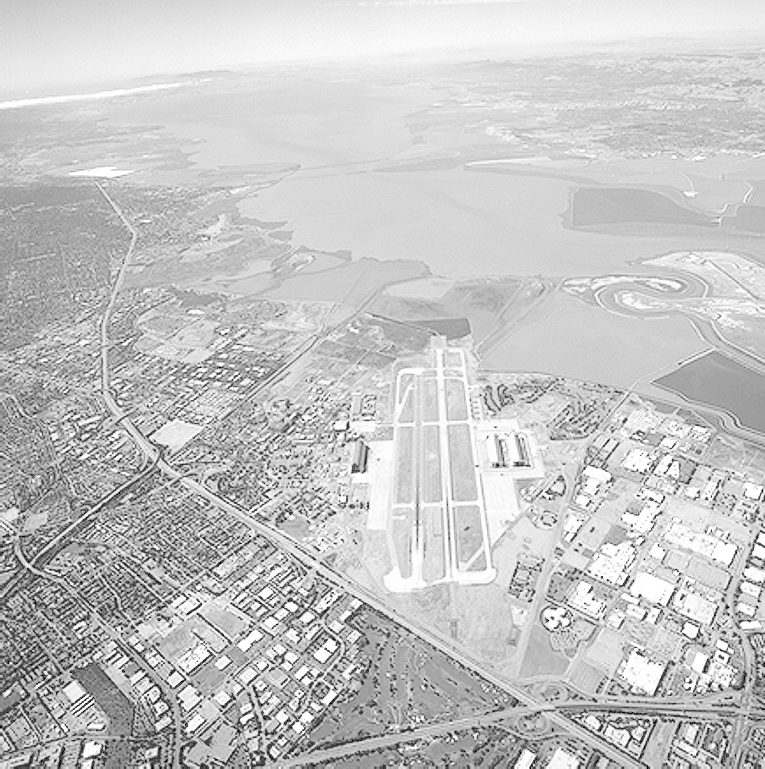
#> input picture saved_results/runway.png, 765 x 769 px
$ python question6_compute_gradients.py
#> lines starting #> are read from the running program, lines starting #| are printed output that depends on the picture; long printed decimals are rounded
import numpy as np
from PIL import Image
import cv2
import matplotlib.pyplot as plt

sigma = 2.0
size = 5
half = size // 2
x = np.arange(-half, half + 1, dtype=np.float64)
y = np.arange(-half, half + 1, dtype=np.float64)
xx, yy = np.meshgrid(x, y, indexing='xy')
G = np.exp(-(xx**2 + yy**2) / (2 * sigma**2)) / (2 * np.pi * sigma**2)
Gx = -xx / (sigma**2) * G
Gy = -yy / (sigma**2) * G

from pathlib import Path
root = Path(__file__).resolve().parent

img = Image.open(root.parent / 'saved_results' / 'runway.png').convert('L')
arr = np.asarray(img, dtype=np.float32)

grad_x = cv2.filter2D(arr, -1, Gx)
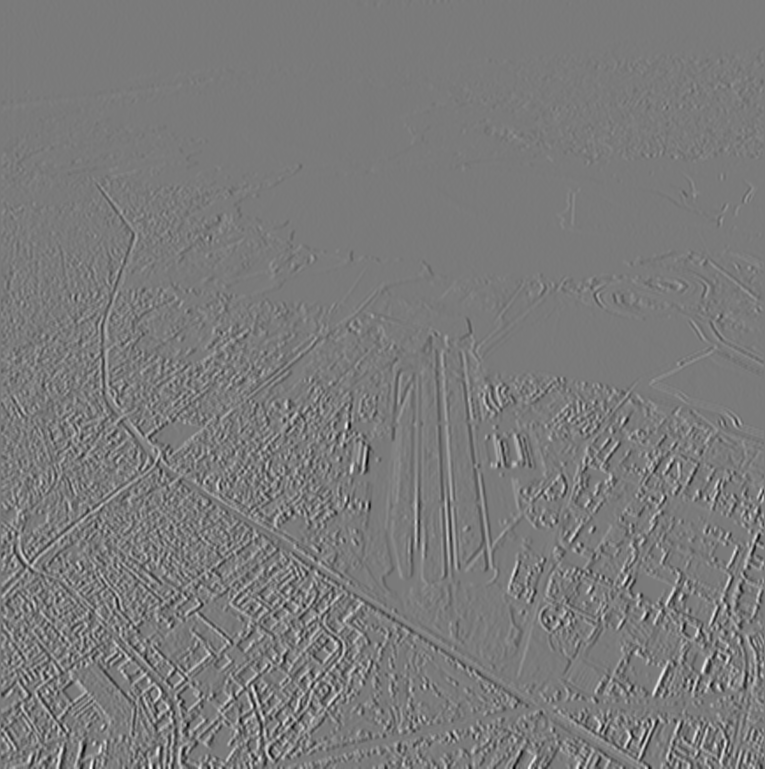
#> grad_x: shape (769, 765) float32; min -16.39, max 17.63, mean -0.00797; drawn with min black and max white
grad_y = cv2.filter2D(arr, -1, Gy)
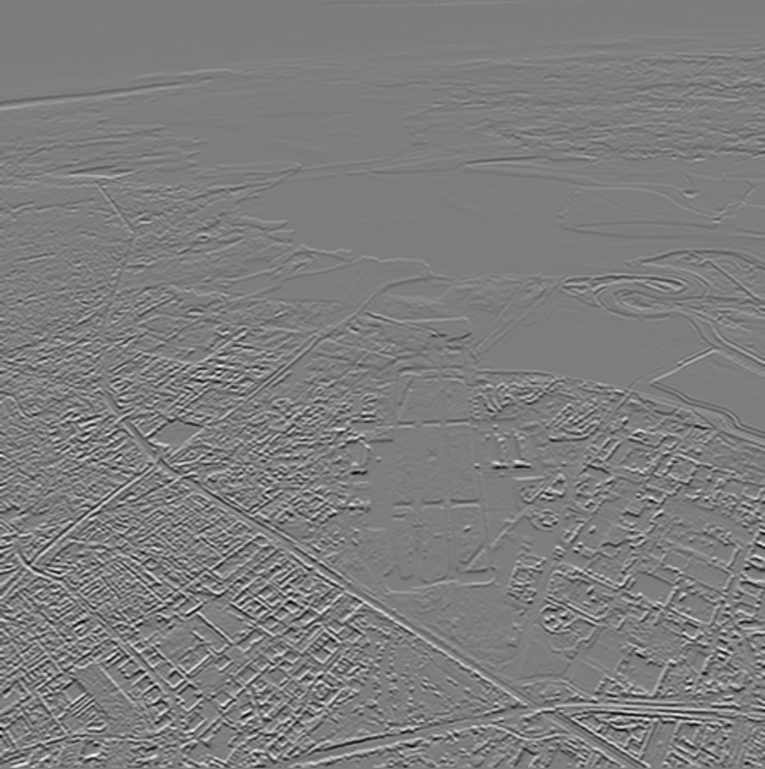
#> grad_y: shape (769, 765) float32; min -15.44, max 15.85, mean 0.024; drawn with min black and max white

minx, maxx = grad_x.min(), grad_x.max()
#> minx = -16.39; maxx = 17.63
miny, maxy = grad_y.min(), grad_y.max()
#> miny = -15.44; maxy = 15.85

print('grad_x range', minx, maxx)
#| grad_x range -16.390 17.630
print('grad_y range', miny, maxy)
#| grad_y range -15.438 15.853

norm_x = 255 * (grad_x - minx) / (maxx - minx)
norm_y = 255 * (grad_y - miny) / (maxy - miny)

Image.fromarray(np.clip(norm_x, 0, 255).astype(np.uint8)).save(root.parent / 'saved_results' / 'runway_dog_grad_x.png')
Image.fromarray(np.clip(norm_y, 0, 255).astype(np.uint8)).save(root.parent / 'saved_results' / 'runway_dog_grad_y.png')
print('Saved runway_dog_grad_x.png and runway_dog_grad_y.png')

fig = plt.figure(figsize=(5, 5))
ax = fig.add_subplot(111, projection='3d')
# Using rstride=1, cstride=1 for smaller kernels so we don't skip points
ax.plot_surface(xx, yy, Gx, cmap='jet', rstride=1, cstride=1, linewidth=0.1, antialiased=True)
ax.view_init(elev=25, azim=-45)
plt.suptitle(f'{size}x{size} Derivative-of-Gaussian Kernel (x-direction)', fontsize=13)
plt.tight_layout()
plt.savefig(root.parent / 'saved_results' / 'dog_kernel_3d.png', bbox_inches='tight')
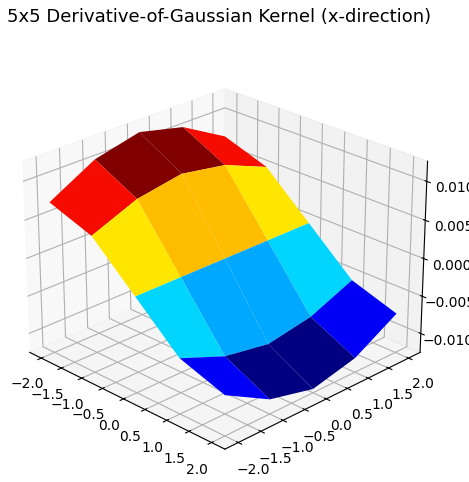
#> figure drawn by matplotlib, 1 panel
print('Saved dog_kernel_3d.png')
